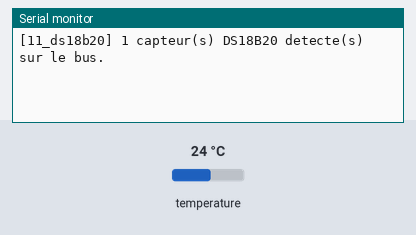
This sketch was run on a simulated ESP32. Shown: the last lines printed to the serial monitor. The inputs (shaded band) are chosen by the test bench; at power-on: temperature 24 °C.

Above: at 1.4 s.
1.5 s: temperature set to 12 °C
At 2.6 s:
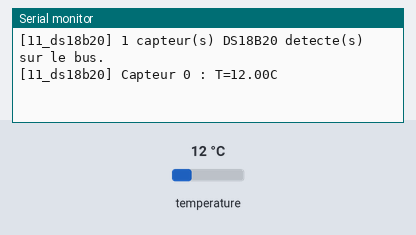
4.2 s: temperature set to 19 °C
At 5.6 s:
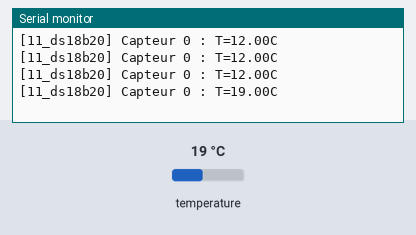

The sketch:

11_ds18b20.ino
```cpp
/*
 * Projet 11 - Capteur DS18B20 (temperature, bus OneWire)
 * Cible : ESP32 / Uno
 * Bibliotheque requise : "OneWire" + "DallasTemperature"
 */

#include <Arduino.h>
#include <OneWire.h>
#include <DallasTemperature.h>

const uint8_t ONE_WIRE_PIN = 4;
OneWire oneWire(ONE_WIRE_PIN);
DallasTemperature sensors(&oneWire);

const unsigned long READ_INTERVAL_MS = 1000; // en mode non bloquant, >= temps de conversion
unsigned long lastRequestTime = 0;
bool conversionInProgress = false;
int deviceCount = 0;

void setup() {
  Serial.begin(115200);
  delay(200);
  sensors.begin();
  sensors.setWaitForConversion(false); // mode non bloquant : on gere le delai nous-memes

  deviceCount = sensors.getDeviceCount();
  Serial.printf("[11_ds18b20] %d capteur(s) DS18B20 detecte(s) sur le bus.\n", deviceCount);
  if (deviceCount == 0) {
    Serial.println("[11_ds18b20] Verifiez le cablage et la resistance de pull-up.");
  }
}

void loop() {
  unsigned long now = millis();

  if (!conversionInProgress && (now - lastRequestTime >= READ_INTERVAL_MS)) {
    sensors.requestTemperatures(); // lance la conversion (asynchrone)
    conversionInProgress = true;
    lastRequestTime = now;
  }

  // Temps de conversion max pour resolution 12 bits : 750 ms
  if (conversionInProgress && (now - lastRequestTime >= 750)) {
    conversionInProgress = false;
    for (int i = 0; i < deviceCount; i++) {
      float tempC = sensors.getTempCByIndex(i);
      if (tempC == DEVICE_DISCONNECTED_C) {
        Serial.printf("[11_ds18b20] Capteur %d deconnecte !\n", i);
      } else {
        Serial.printf("[11_ds18b20] Capteur %d : T=%.2fC\n", i, tempC);
      }
    }
  }
}
```

Measured:
- after the input at 1.5 s, the serial monitor: prints a new line after 0.26 s (image 1)
- after the input at 4.2 s, the serial monitor: prints a new line after 0.56 s (image 2)
